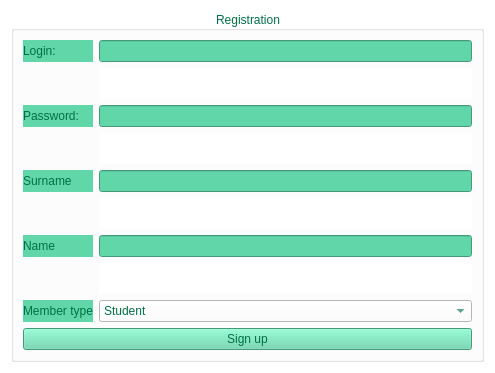
<?xml version="1.0" encoding="UTF-8"?>
<ui version="4.0">
 <class>registr</class>
 <widget class="QWidget" name="registr">
  <property name="geometry">
   <rect>
    <x>0</x>
    <y>0</y>
    <width>495</width>
    <height>373</height>
   </rect>
  </property>
  <property name="windowTitle">
   <string>Form</string>
  </property>
  <property name="styleSheet">
   <string notr="true">Background:rgb(255,255,255);
Color: rgb(0, 112, 70);
font: 63 bold 12pt &quot;URW Gothic L&quot;;</string>
  </property>
  <layout class="QGridLayout" name="gridLayout">
   <item row="0" column="0">
    <widget class="QGroupBox" name="groupBox">
     <property name="styleSheet">
      <string notr="true"/>
     </property>
     <property name="title">
      <string>Registration</string>
     </property>
     <property name="alignment">
      <set>Qt::AlignCenter</set>
     </property>
     <layout class="QGridLayout" name="gridLayout_2">
      <item row="0" column="0">
       <layout class="QVBoxLayout" name="verticalLayout_2">
        <item>
         <layout class="QGridLayout" name="gridLayout_4">
          <item row="6" column="0">
           <widget class="QLabel" name="name">
            <property name="styleSheet">
             <string notr="true">Background:rgb(96, 214, 169);
Color: rgb(0, 112, 70)</string>
            </property>
            <property name="text">
             <string>Name</string>
            </property>
           </widget>
          </item>
          <item row="2" column="1">
           <widget class="QLineEdit" name="PasswordLineEdit">
            <property name="styleSheet">
             <string notr="true">Background:rgb(96, 214, 169);
Color: rgb(0, 112, 70)</string>
            </property>
            <property name="text">
             <string notr="true"/>
            </property>
            <property name="echoMode">
             <enum>QLineEdit::Password</enum>
            </property>
           </widget>
          </item>
          <item row="1" column="1">
           <widget class="QLabel" name="login_warn">
            <property name="styleSheet">
             <string notr="true">Background:rgb(255,255,255);
Color: rgb(255, 79, 0);
font: 63 bold 10pt &quot;URW Gothic L&quot;;</string>
            </property>
            <property name="text">
             <string/>
            </property>
           </widget>
          </item>
          <item row="6" column="1">
           <widget class="QLineEdit" name="NameLineEdit">
            <property name="styleSheet">
             <string notr="true">Background:rgb(96, 214, 169);
Color: rgb(0, 112, 70)</string>
            </property>
            <property name="text">
             <string notr="true"/>
            </property>
            <property name="echoMode">
             <enum>QLineEdit::Normal</enum>
            </property>
           </widget>
          </item>
          <item row="4" column="1">
           <widget class="QLineEdit" name="SurnameLineEdit">
            <property name="styleSheet">
             <string notr="true">Background:rgb(96, 214, 169);
Color: rgb(0, 112, 70)</string>
            </property>
            <property name="text">
             <string notr="true"/>
            </property>
            <property name="echoMode">
             <enum>QLineEdit::Normal</enum>
            </property>
           </widget>
          </item>
          <item row="0" column="1">
           <widget class="QLineEdit" name="LoginLineEdit">
            <property name="styleSheet">
             <string notr="true">Background:rgb(96, 214, 169);
Color: rgb(0, 112, 70)</string>
            </property>
            <property name="text">
             <string notr="true"/>
            </property>
            <property name="echoMode">
             <enum>QLineEdit::Normal</enum>
            </property>
           </widget>
          </item>
          <item row="2" column="0">
           <widget class="QLabel" name="password">
            <property name="styleSheet">
             <string notr="true">Background:rgb(96, 214, 169);
Color: rgb(0, 112, 70)</string>
            </property>
            <property name="text">
             <string>Password:</string>
            </property>
           </widget>
          </item>
          <item row="0" column="0">
           <widget class="QLabel" name="Login">
            <property name="sizePolicy">
             <sizepolicy hsizetype="Preferred" vsizetype="Preferred">
              <horstretch>0</horstretch>
              <verstretch>0</verstretch>
             </sizepolicy>
            </property>
            <property name="styleSheet">
             <string notr="true">Background:rgb(96, 214, 169);
Color: rgb(0, 112, 70)</string>
            </property>
            <property name="text">
             <string>Login:</string>
            </property>
           </widget>
          </item>
          <item row="8" column="0">
           <widget class="QLabel" name="surname">
            <property name="styleSheet">
             <string notr="true">Background:rgb(96, 214, 169);
Color: rgb(0, 112, 70)</string>
            </property>
            <property name="text">
             <string>Member type</string>
            </property>
           </widget>
          </item>
          <item row="3" column="1">
           <widget class="QLabel" name="password_warn">
            <property name="styleSheet">
             <string notr="true">Background:rgb(255,255,255);
Color: rgb(255, 79, 0);
font: 63 bold 10pt &quot;URW Gothic L&quot;;</string>
            </property>
            <property name="text">
             <string/>
            </property>
           </widget>
          </item>
          <item row="8" column="1">
           <widget class="QComboBox" name="comboBox">
            <item>
             <property name="text">
              <string>Student</string>
             </property>
            </item>
            <item>
             <property name="text">
              <string>Pedago</string>
             </property>
            </item>
           </widget>
          </item>
          <item row="5" column="1">
           <widget class="QLabel" name="surname_warn">
            <property name="styleSheet">
             <string notr="true">Background:rgb(255,255,255);
Color: rgb(255, 79, 0);
font: 63 bold 10pt &quot;URW Gothic L&quot;;</string>
            </property>
            <property name="text">
             <string/>
            </property>
           </widget>
          </item>
          <item row="4" column="0">
           <widget class="QLabel" name="surname">
            <property name="styleSheet">
             <string notr="true">Background:rgb(96, 214, 169);
Color: rgb(0, 112, 70)</string>
            </property>
            <property name="text">
             <string>Surname</string>
            </property>
           </widget>
          </item>
          <item row="7" column="1">
           <widget class="QLabel" name="name_warn">
            <property name="styleSheet">
             <string notr="true">Background:rgb(255,255,255);
Color: rgb(255, 79, 0);
font: 63 bold 10pt &quot;URW Gothic L&quot;;</string>
            </property>
            <property name="text">
             <string/>
            </property>
           </widget>
          </item>
         </layout>
        </item>
        <item>
         <widget class="QPushButton" name="SignUpButton">
          <property name="styleSheet">
           <string notr="true">Background:rgb(96, 214, 169);
Color: rgb(0, 112, 70)</string>
          </property>
          <property name="text">
           <string>Sign up</string>
          </property>
         </widget>
        </item>
       </layout>
      </item>
     </layout>
    </widget>
   </item>
  </layout>
 </widget>
 <resources/>
 <connections/>
</ui>
